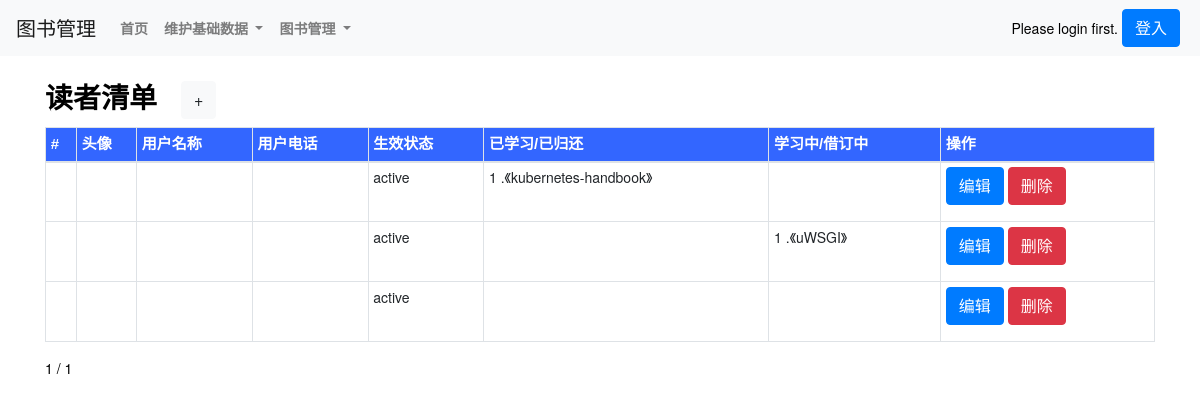
Before: /theUserlist_show/ with the older database file.
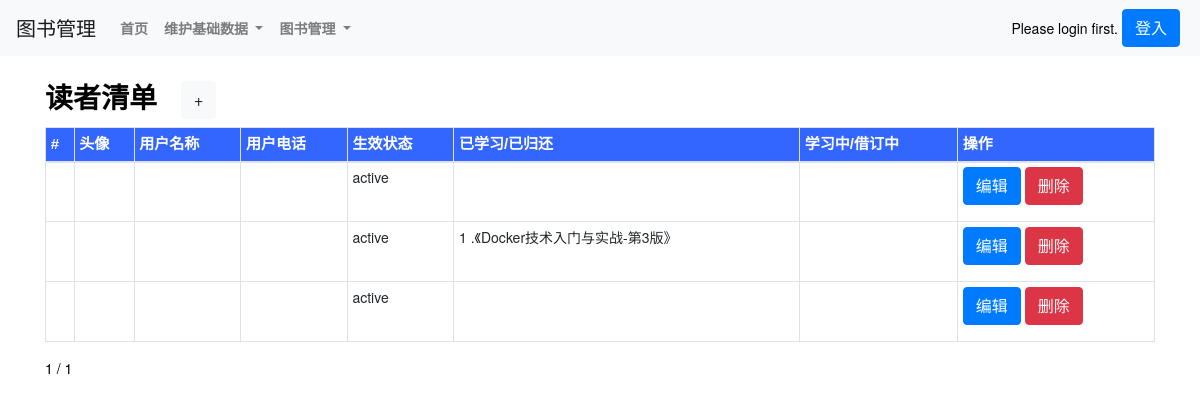
After: the same page with the newer database file.
### book/models.py (models this page shows, shortened)
class User(AbstractUser):
    dept = models.CharField(max_length=500,verbose_name=('部门'),blank=True, null=True,)
    age = models.IntegerField(verbose_name=('年龄'),blank=True, null=True,)
    mobilenumber = models.CharField(max_length=500,verbose_name=('电话号码'),blank=True, null=True,)
    role = models.CharField(max_length=500,verbose_name=('角色'),blank=True, null=True,)
    theUser_status1 = models.CharField(max_length=500,verbose_name=('用户状态1'),choices=THEUSERSTATUS_TYPE,default='active')
    field1 = models.CharField(max_length=500,verbose_name=('属性1'),blank=True, null=True,)
    field2 = models.CharField(max_length=500,verbose_name=('属性2'),blank=True, null=True,)
    field3 = models.CharField(max_length=500,verbose_name=('属性3'),blank=True, null=True,)
    field4 = models.CharField(max_length=500,verbose_name=('属性4'),blank=True, null=True,)
    class Meta(AbstractUser.Meta):
        swappable = 'AUTH_USER_MODEL'

class theBorrow(models.Model):
    boid = models.AutoField(primary_key=True)
    theBorrow_add_datetime = models.DateTimeField(max_length=500,verbose_name=('创建日期'),auto_now_add=True)
    theBorrow_update_datetime = models.DateTimeField(max_length=500,verbose_name=('修改日期'),auto_now=True)
    theBorrow_theUser = models.ForeignKey(User,on_delete=models.CASCADE) #related_name='borrow_theUser',
    theBorrow_theBook = models.ForeignKey(theBook,on_delete=models.CASCADE)  #,related_name='borrow_theBook'
    theBorrow_duration = models.IntegerField(verbose_name=('借订天数'),blank=True, null=True,)
    theBorrow_status1 = models.CharField(max_length=500, choices=THEBORROWSTATUS_TYPE, verbose_name=('借订状态1'))
    theBorrow_status2 = models.CharField(max_length=500,verbose_name=('借订状态2'),blank=True, null=True,)
    theBorrow_status3 = models.CharField(max_length=500,verbose_name=('借订状态3'),blank=True, null=True,)
    class Meta:
        verbose_name = ('借订')
        verbose_name_plural = ('借订')
        unique_together = [['theBorrow_theUser','theBorrow_theBook']] # 联合唯一

class theBook(models.Model):
    bid = models.AutoField(primary_key=True)
    theBook_name = models.CharField(max_length=500,verbose_name=('图书名称'),)
    theBook_location = models.ForeignKey(location,blank=True, null=True, on_delete=models.CASCADE,related_name='Book_location')
    theBook_type = models.CharField(max_length=500, verbose_name=('电子书/纸质书'),choices=THEBOOK_TYPE,)
    theBook_category = models.ForeignKey(category,blank=True, null=True, on_delete=models.CASCADE,related_name='Book_category')
    theBook_logo = models.ImageField(max_length=500, verbose_name=('图书照片1'),upload_to='images/')
    theBook_attachment = models.FileField(max_length=10000,verbose_name=('图书附件(备用)'),blank=True, null=True,upload_to='file')
    theBook_status1 = models.CharField(max_length=500,verbose_name=('图书状态1'),choices=THESTATUS_TYPE,)
    theBook_status2 = models.CharField(max_length=500,verbose_name=('图书状态2(备用)'),blank=True, null=True,)
    theBook_status3 = models.CharField(max_length=500,verbose_name=('图书状态3(备用)'),blank=True, null=True,)
    theBook_id = models.CharField(max_length=500,verbose_name=('图书编号(备用)'),blank=True, null=True,)
    theBook_information1 = models.TextField(max_length=10000,verbose_name=('图书信息1'),blank=True, null=True,)
    theBook_information2 = models.TextField(max_length=10000,verbose_name=('图书信息2(备用)'),blank=True, null=True,)
    theBook_information3 = models.TextField(max_length=10000,verbose_name=('图书信息3(备用)'),blank=True, null=True,)
    theBook_information4 = models.TextField(max_length=10000,verbose_name=('图书信息4(备用)'),blank=True, null=True,)
    theBook_information5 = models.TextField(max_length=10000,verbose_name=('图书信息5(备用)'),blank=True, null=True,)
    class Meta:
        verbose_name = ('图书')
        verbose_name_plural = ('图书')
        ordering = ['theBook_category'] # 返回值排序

### book/views.py (the view)
# urls.py: path('theUserlist_show/', views.theUserlist_show, name='theUserlist_show'),
def theUserlist_show(request,page=1):
    theUserlist = User.objects.all()
    paginator = Paginator(theUserlist, 5)
    try:
        page_obj = paginator.page(page)
    except PageNotAnInteger:
        page_obj = paginator.page(1)
    except EmptyPage:
        page_obj = paginator.page(paginator.num_pages)
    return render(request,'theUserlist_show.html',locals())

### templates/theUserlist_show.html (shortened to what this page needs)
{% extends 'base.html' %}
{% load static %}
{% block body_block %}
<div class="container">
    <div class="row py-4 align-items-center">
        <div class="col-lg-12 col-md-12 mt-0 table-responsive"  style="background-color: #fff;">
            <h3 class="font-weight-bold">读者清单<a class="ml-4 btn btn-light" href="/theUserlist_new/">+</a></h3>
            <table class="table table-striped table-sm table-bordered ">
                <thead>
                    <tr style="color:White;background-color:#3366FF;font-family:微軟正黑體,Tahoma,Arial,微軟雅黑體;font-size:15px;">
                        <th scope="col">#</th>
                        <th scope="col">头像</th>
                        <th scope="col">用户名称</th>
                        <th scope="col">用户电话</th>
                        <th scope="col">生效状态</th>
                        <th scope="col">已学习/已归还</th>
                        <th scope="col">学习中/借订中</th>
                        <th scope="col">操作</th>
                    </tr>
                </thead>
                {% for theUser in page_obj.object_list %}
                    <td>{{ theUser.uid }}</td>
                    <td class="" style="width:60px; height:60px">
                    </td>
                    <td>{{ theUser.theUser_name }}</td>
                    <td>{{ theUser.theUser_phone }}</td>
                    <td>{{ theUser.theUser_status1 }}</td>
                    <td>
                        {% for object in theUser.theborrow_set.all %}
                            {% if object.theBorrow_status1 == '已归还' or object.theBorrow_status1 == '已学习' %}
                                <div>{{ forloop.counter }} .《{{ object.theBorrow_theBook.theBook_name }}》</div>
                            {% endif %}
                        {% endfor %}
                    </td>
                    <td>
                        {% for object in theUser.theborrow_set.all %}
                            {% if object.theBorrow_status1 == '借订中' %}
                                <div>{{ forloop.counter }} .《{{ object.theBorrow_theBook.theBook_name }}》</div>
                            {% endif %}
                        {% endfor %}
                    </td>
                    <td>
                        <a class="btn btn-primary btn-xs" href="/theUserlist_edit/{{ theUser.uid }}/">编辑</a>
                        <a class="btn btn-danger btn-xs" href="/theUserlist_delete/{{ theUser.uid }}/">删除</a>
                    </td>
                {% endfor %}
            </table>
            <div class="pagination">
                <span class="step-links">
                    <span class="current">
                            {{ page_obj.number }} / {{ page_obj.paginator.num_pages }}
                    </span>
                </span>
            </div>
        </div>
    </div>
</div>
<br>
<br>
<br>
<br>
<br>
{% endblock %}

Changed rows visible on the page:
removed theBorrow: theBorrow_theBook.theBook_name "kubernetes-handbook", shown under User (number 1 of 3 on the later page)
removed theBorrow: theBorrow_theBook.theBook_name "uWSGI", shown under User (number 2 of 3 on the later page)
added theBorrow: theBorrow_theBook.theBook_name "Docker技术入门与实战-第3版", shown under User (number 2 of 3 on the later page)
